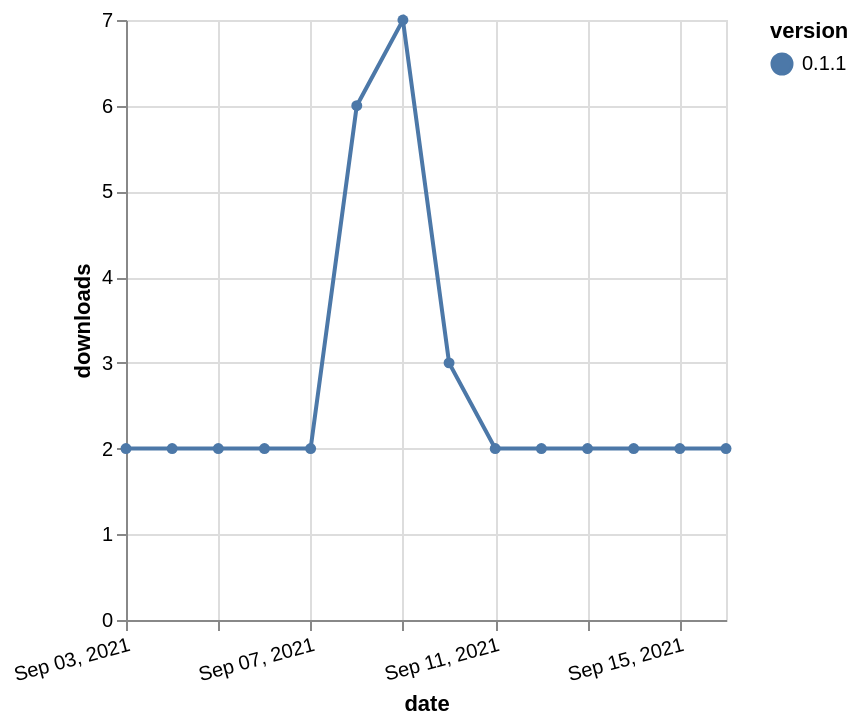

Source (Vega-Lite JSON):
### Vega-Lite specification from a JSON file in a GitHub repository (floating-point values rounded to 4 significant figures)
{"$schema": "https://vega.github.io/schema/vega-lite/v5.json", "description": "A simple bar chart with embedded data.", "data": {"values": [{"date": "2021-09-03", "total": 4469, "delta": 2, "version": "0.1.1"}, {"date": "2021-09-04", "total": 4471, "delta": 2, "version": "0.1.1"}, {"date": "2021-09-05", "total": 4473, "delta": 2, "version": "0.1.1"}, {"date": "2021-09-06", "total": 4475, "delta": 2, "version": "0.1.1"}, {"date": "2021-09-07", "total": 4477, "delta": 2, "version": "0.1.1"}, {"date": "2021-09-08", "total": 4483, "delta": 6, "version": "0.1.1"}, {"date": "2021-09-09", "total": 4490, "delta": 7, "version": "0.1.1"}, {"date": "2021-09-10", "total": 4493, "delta": 3, "version": "0.1.1"}, {"date": "2021-09-11", "total": 4495, "delta": 2, "version": "0.1.1"}, {"date": "2021-09-12", "total": 4497, "delta": 2, "version": "0.1.1"}, {"date": "2021-09-13", "total": 4499, "delta": 2, "version": "0.1.1"}, {"date": "2021-09-14", "total": 4501, "delta": 2, "version": "0.1.1"}, {"date": "2021-09-15", "total": 4503, "delta": 2, "version": "0.1.1"}, {"date": "2021-09-16", "total": 4505, "delta": 2, "version": "0.1.1"}]}, "width": "container", "mark": {"type": "line", "point": {"filled": true}}, "encoding": {"x": {"field": "date", "type": "temporal", "timeUnit": "yearmonthdate", "title": "date", "axis": {"labelAngle": -15}}, "y": {"field": "delta", "type": "quantitative", "title": "downloads"}, "color": {"field": "version", "type": "nominal"}, "tooltip": {"field": "delta"}}}
